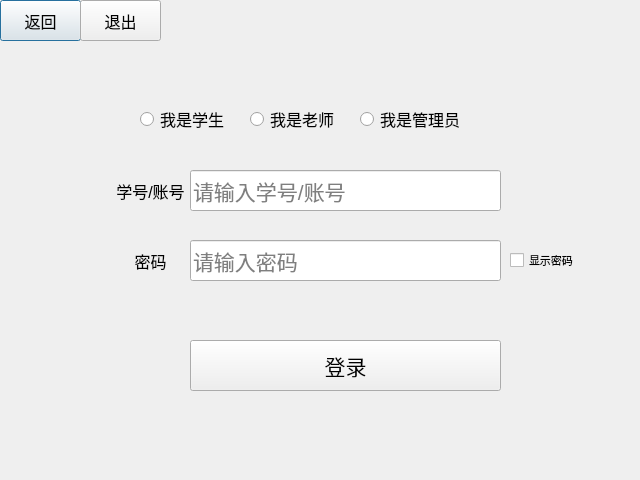
<?xml version="1.0" encoding="UTF-8"?>
<ui version="4.0">
 <class>Login</class>
 <widget class="QDialog" name="Login">
  <property name="geometry">
   <rect>
    <x>0</x>
    <y>0</y>
    <width>640</width>
    <height>480</height>
   </rect>
  </property>
  <property name="font">
   <font>
    <pointsize>16</pointsize>
   </font>
  </property>
  <property name="windowTitle">
   <string>登录</string>
  </property>
  <widget class="QRadioButton" name="isStudent">
   <property name="geometry">
    <rect>
     <x>140</x>
     <y>110</y>
     <width>91</width>
     <height>18</height>
    </rect>
   </property>
   <property name="font">
    <font>
     <pointsize>12</pointsize>
    </font>
   </property>
   <property name="text">
    <string>我是学生</string>
   </property>
  </widget>
  <widget class="QRadioButton" name="isTeacher">
   <property name="geometry">
    <rect>
     <x>250</x>
     <y>110</y>
     <width>91</width>
     <height>18</height>
    </rect>
   </property>
   <property name="font">
    <font>
     <pointsize>12</pointsize>
    </font>
   </property>
   <property name="text">
    <string>我是老师</string>
   </property>
  </widget>
  <widget class="QRadioButton" name="isAdmin">
   <property name="geometry">
    <rect>
     <x>360</x>
     <y>110</y>
     <width>111</width>
     <height>18</height>
    </rect>
   </property>
   <property name="font">
    <font>
     <pointsize>12</pointsize>
    </font>
   </property>
   <property name="text">
    <string>我是管理员</string>
   </property>
  </widget>
  <widget class="QLineEdit" name="account">
   <property name="geometry">
    <rect>
     <x>190</x>
     <y>170</y>
     <width>311</width>
     <height>41</height>
    </rect>
   </property>
   <property name="inputMethodHints">
    <set>Qt::ImhHiddenText</set>
   </property>
   <property name="placeholderText">
    <string>请输入学号/账号</string>
   </property>
  </widget>
  <widget class="QLineEdit" name="password">
   <property name="geometry">
    <rect>
     <x>190</x>
     <y>240</y>
     <width>311</width>
     <height>41</height>
    </rect>
   </property>
   <property name="maxLength">
    <number>20</number>
   </property>
   <property name="echoMode">
    <enum>QLineEdit::Password</enum>
   </property>
   <property name="placeholderText">
    <string>请输入密码</string>
   </property>
   <property name="clearButtonEnabled">
    <bool>false</bool>
   </property>
  </widget>
  <widget class="QLabel" name="label">
   <property name="geometry">
    <rect>
     <x>110</x>
     <y>170</y>
     <width>81</width>
     <height>41</height>
    </rect>
   </property>
   <property name="font">
    <font>
     <pointsize>12</pointsize>
    </font>
   </property>
   <property name="text">
    <string>学号/账号</string>
   </property>
   <property name="alignment">
    <set>Qt::AlignCenter</set>
   </property>
  </widget>
  <widget class="QLabel" name="label_2">
   <property name="geometry">
    <rect>
     <x>110</x>
     <y>240</y>
     <width>81</width>
     <height>41</height>
    </rect>
   </property>
   <property name="font">
    <font>
     <pointsize>12</pointsize>
    </font>
   </property>
   <property name="text">
    <string>密码</string>
   </property>
   <property name="alignment">
    <set>Qt::AlignCenter</set>
   </property>
  </widget>
  <widget class="QPushButton" name="returnButton">
   <property name="geometry">
    <rect>
     <x>0</x>
     <y>0</y>
     <width>81</width>
     <height>41</height>
    </rect>
   </property>
   <property name="font">
    <font>
     <pointsize>12</pointsize>
    </font>
   </property>
   <property name="text">
    <string>返回</string>
   </property>
  </widget>
  <widget class="QCheckBox" name="showPassword">
   <property name="geometry">
    <rect>
     <x>510</x>
     <y>250</y>
     <width>71</width>
     <height>20</height>
    </rect>
   </property>
   <property name="font">
    <font>
     <pointsize>8</pointsize>
    </font>
   </property>
   <property name="text">
    <string>显示密码</string>
   </property>
  </widget>
  <widget class="QPushButton" name="loginButton">
   <property name="geometry">
    <rect>
     <x>190</x>
     <y>340</y>
     <width>311</width>
     <height>51</height>
    </rect>
   </property>
   <property name="text">
    <string>登录</string>
   </property>
  </widget>
  <widget class="QPushButton" name="exitButton">
   <property name="geometry">
    <rect>
     <x>80</x>
     <y>0</y>
     <width>81</width>
     <height>41</height>
    </rect>
   </property>
   <property name="font">
    <font>
     <pointsize>12</pointsize>
    </font>
   </property>
   <property name="text">
    <string>退出</string>
   </property>
  </widget>
 </widget>
 <resources/>
 <connections/>
</ui>
